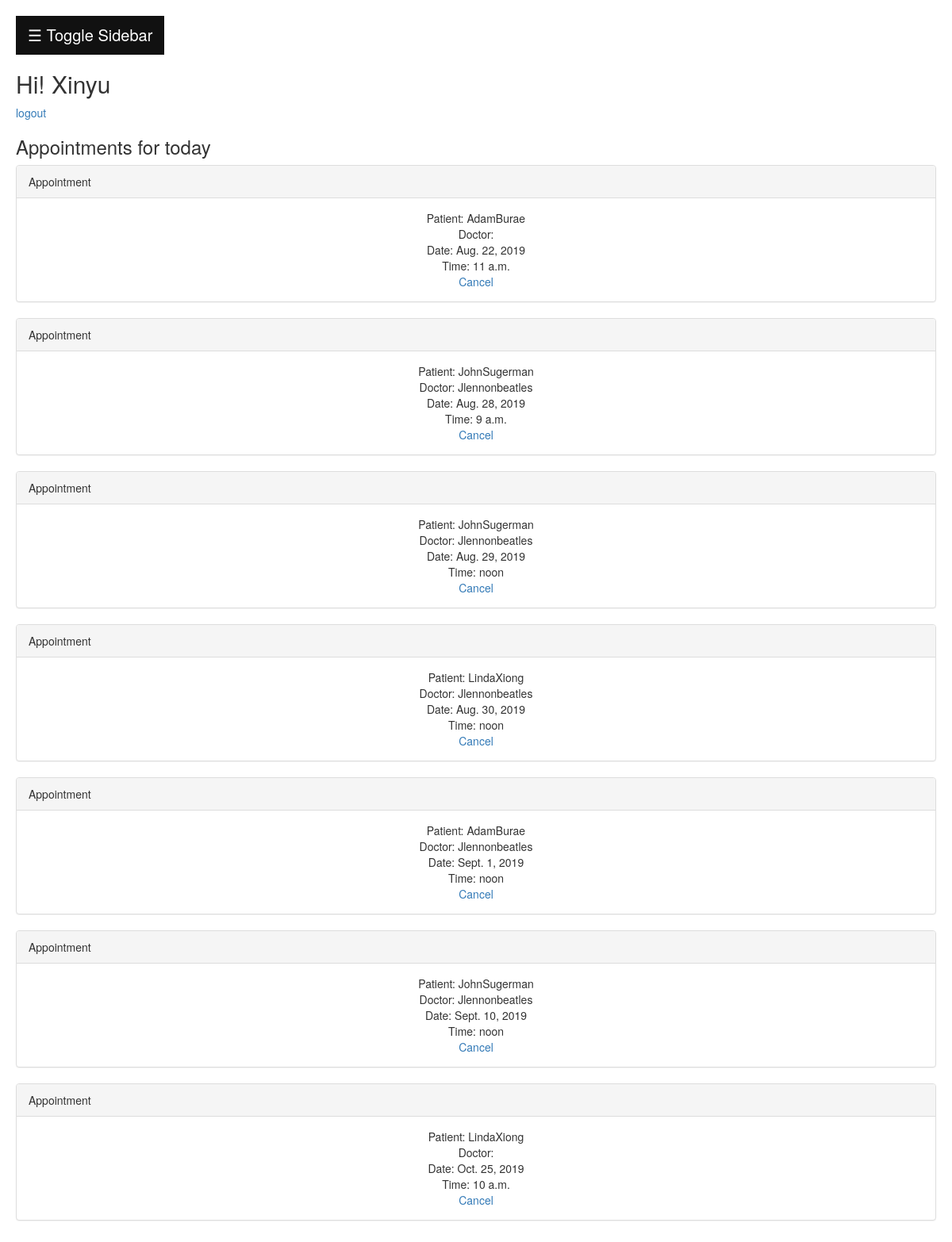
The page /recep/schedule/ (signed in) on the database its author committed.
### health/models.py (models this page shows, shortened)
class User(AbstractUser):
    USER_TYPE_CHOICES = (
      (1, 'Doctor'),
      (2, 'Lab People'),
      (3, 'Receptionist'),
      (4, 'Patient'),
      (5, 'Administration'),
    )
    user_type = models.PositiveSmallIntegerField(choices=USER_TYPE_CHOICES,null=True)
    sex = models.BooleanField(blank=True, null=True)
    tel_no = models.CharField(max_length=255, blank=True, null=True)
    dob = models.DateField(db_column='DOB', blank=True, null=True)
    address = models.CharField(max_length=255, blank=True, null=True)
    REQUIRED_FIELDS = ['user_type','email',]

class Schedule(models.Model):
    checked_in = models.BooleanField(default=False)  #whether the patient has checked in or not
    booked = models.BooleanField(default=False)
    patient = models.ForeignKey(settings.AUTH_USER_MODEL, on_delete=models.CASCADE, db_column='patient',blank=True,null=True,related_name='sche_pat')
    date = models.DateField(blank=True,null=True)  # Field renamed to remove unsuitable characters.
    time = models.TimeField(blank=True,null=True)
    doctorid = models.ForeignKey(settings.AUTH_USER_MODEL, on_delete=models.CASCADE, db_column='doctorID', blank=True, null=True,related_name='sche_doc')
    id = models.AutoField(db_column='ID', primary_key=True)  # Field name made lowercase.
    sysmptoms = models.TextField(max_length=65535,blank=True, null=True)
    diagnosis = models.TextField(max_length=65535,blank=True, null=True)
    prescriptions = models.TextField(max_length=65535,blank=True, null=True)
    treatment = models.TextField(max_length=65535,blank=True, null=True)
    waiting_time = models.TimeField(db_column='waiting time',blank=True,null=True)  # Field renamed to remove unsuitable characters.
    class Meta:
        db_table = 'Schedule'

### health/views.py (the view)
# urls.py: path('recep/schedule/', views.recep_schedule, name='recep_schedule'),
@login_required
def recep_schedule(request):
    context_dict = {}
    user = request.user
    context_dict['current'] = user
    try:
        appoints = Schedule.objects.exclude(patient=None).order_by('date','time')
        context_dict['appoints'] = appoints
    except Schedule.DoesNotExist:
        return redirect('recephome')
    return render(request,'health/recep_schedule.html',context_dict)

### templates/health/recep_schedule.html (shortened to what this page needs)
{% extends 'health/base.html' %}
{% load static %}
{% block headblock %}
  <link rel="stylesheet" href="https://maxcdn.bootstrapcdn.com/bootstrap/3.4.0/css/bootstrap.min.css">
  <link href="{% static "css/schedule_panel.css" %}" rel="stylesheet">
{% endblock %}
{% block bodyblock %}
<h3>Appointments for today</h3>
{% if appoints %}
  {% for i in appoints %}
    <div class="panel panel-default">
      <div class="panel-heading">Appointment</div>
      <div class="panel-body" style="text-align:center">
        Patient: {{i.patient.first_name}}{{i.patient.last_name}}<br>
        Doctor: {{i.doctorid.first_name}}{{i.doctorid.last_name}}<br>
        Date: {{i.date}}<br>
        Time: {{i.time}}<br>
        <a href="{% url 'recep_cancel' i.id %}">Cancel</a>
      </div>
    </div>
  {% endfor %}
{% endif %}
{%endblock%}

### templates/health/base.html (shortened to what this page needs)
<!DOCTYPE html>
{% load staticfiles %}
<html lang="en">
<head>
  {% block headblock %}{% endblock %}
  <link href="{% static "css/sidebar.css" %}" rel="stylesheet">
</head>
<body id="page-top">
<div id="main">
  <button class="openbtn" onclick="openNav()">&#9776; Toggle Sidebar</button>
  <h2>Hi! {{current.first_name}}</h2>
  <p><a href="{% url 'account_logout' %}">logout</a></p>
  <p>{% block bodyblock %}{%endblock%}</p>
</div>
</body>
</html>

### static/css/sidebar.css (style rules this page uses)
.openbtn { font-size: 20px; cursor: pointer; background-color: #111; color: white; padding: 10px 15px; border: none; }
#main { transition: margin-left .5s; padding: 20px; }

### rows shown on the page
User: first_name "Xinyu"
Schedule: patient.first_name "Adam", patient.last_name "Burae", date "Aug. 22, 2019", time "11 a.m."
Schedule: patient.first_name "John", patient.last_name "Sugerman", doctorid.first_name "Jlennon", doctorid.last_name "beatles", date "Aug. 28, 2019", time "9 a.m."
Schedule: patient.first_name "John", patient.last_name "Sugerman", doctorid.first_name "Jlennon", doctorid.last_name "beatles", date "Aug. 29, 2019", time "noon"
Schedule: patient.first_name "Linda", patient.last_name "Xiong", doctorid.first_name "Jlennon", doctorid.last_name "beatles", date "Aug. 30, 2019", time "noon"
Schedule: patient.first_name "Adam", patient.last_name "Burae", doctorid.first_name "Jlennon", doctorid.last_name "beatles", date "Sept. 1, 2019", time "noon"
Schedule: patient.first_name "John", patient.last_name "Sugerman", doctorid.first_name "Jlennon", doctorid.last_name "beatles", date "Sept. 10, 2019", time "noon"
Schedule: patient.first_name "Linda", patient.last_name "Xiong", date "Oct. 25, 2019", time "10 a.m."
